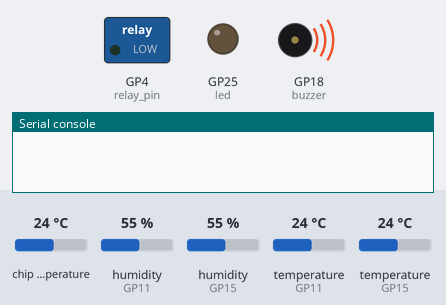
A program run on a simulated Raspberry Pi Pico running MicroPython. Parts: switched loads named in the program (green lamp = pin HIGH), output pins drawn as LEDs (lit = HIGH), buzzer (waves = sounding), the last lines printed to the serial console. Inputs (shaded band) come from the test bench; at power-on: chip temperature 24 °C, humidity (sensors on GP11, GP15) 55 %, temperature (sensors on GP11, GP15) 24 °C. At 13.0 s the program stops and its outputs stay as they are.

Above: at 0.1 s.
At 1.1 s:
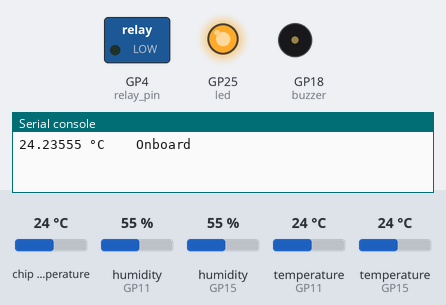
At 3.1 s:
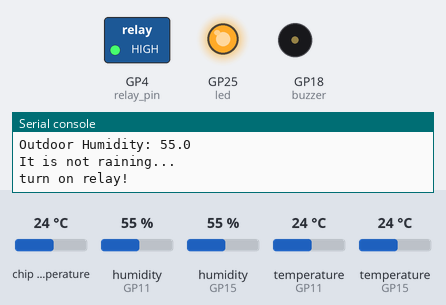
At 13.1 s:
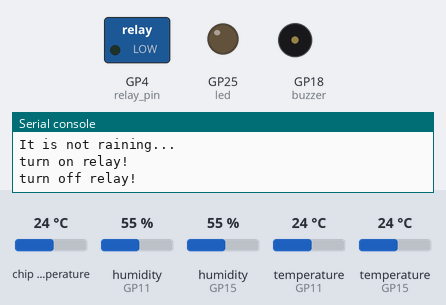
Timing chart, 0 to 14.5 s (numbered marks = the images above):
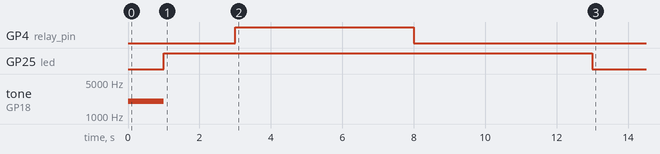

The program:

Auto_Thermostat_Sensor_Setup_And_Test.py
```python
# By, Known By Someone (Jeremiah B.)
# MicroPython

# Portions of code used from:  https://github.com/geeekpi/picokitadv
# Project_4_OLED096_alien_invater.py
# Project_15_DHT11_sensor.py
# Project_16 _1_channel_relay_module.py

# Automatic Thermostat using Raspberry Pi Pico

from machine import Pin, ADC, PWM
import utime as time
from dht import DHT11, InvalidChecksum
from time import sleep


# GPIO Pins used:
# GPIO #4 as ADC with internal temperature sensor
# GPIO #25 as togle for onboard LED
# GPIO #18 as ???? for Buzzer
# GPIO #11 and #15 as I2C data pins for DHT Temperature/Humidity sensor
# GPIO #0 as input "on" or "off" state for Rain Drop sensor
# GPIO #4 as togle for AC relay


# Buzzer setup
buzzer = PWM(Pin(18))

# Setup DHT Temperature/Humidity sensor !!!{Requires about one second after setup to read}!!!
# Pins 11, and 15 have the same capabilities.  11 is 15 on the board.  15 is 20 on the board.
DHTPin = Pin(15, Pin.OUT, Pin.PULL_DOWN)

# Setup Onboard LED
led = Pin(25, Pin.OUT)

# Setup internal Temperature sensor
sensor_temp = machine.ADC(4)

# Setup for Rain Drop sensor
water_sensor_DO = Pin(0, Pin.IN)

# Setup for Relay Signal pin
relay_pin = Pin(4, Pin.OUT)
# Try other pins beside #4 to reduce confusion with internal Temperature sensor which is also on #4


# Silence Buzzer
buzzer.duty_u16(0)
# Buzz Buzzer
buzzer.freq(2000)
buzzer.duty_u16(4000)

# Once Buzzer is started, this sleep() indicates how long to hold the buzz for this cycle.
sleep (1)
# Silence Buzzer
buzzer.duty_u16(0)


# Toggle Onboard LED using True and False
led.value(True)


# I am not sure what it is converting for at this stage
conversion_factor = 3.3 / (65535)
# This part converts to Celsius(sp?)
reading = sensor_temp.read_u16() * conversion_factor
temperature_c = 27 - (reading - 0.706)/0.001721

print(temperature_c, "°C    Onboard")


# Setup DHT Temperature/Humidity sensor !!!{Requires about one second after setup to read}!!!
# Pins 11, and 15 have the same capabilities.  11 is 15 on the board.  15 is 20 on the board.
DHTPin = Pin(11, Pin.OUT, Pin.PULL_DOWN)

# Read from DHT Temperature/Humidity sensor
# About 1 second is a necessary wait before reading from a DHT.
time.sleep(1)
sensor = DHT11(DHTPin)

indoor_temp = (sensor.temperature)
indoor_humid = (sensor.humidity)

print("Indoor Temperature: " + str(indoor_temp))
print("Indoor Humidity: " + str(indoor_humid))


# Setup DHT Temperature/Humidity sensor !!!{Requires about one second after setup to read}!!!
# Pins 11, and 15 have the same capabilities.  11 is 15 on the board.  15 is 20 on the board.
DHTPin = Pin(15, Pin.OUT, Pin.PULL_DOWN)

# Read from DHT Temperature/Humidity sensor
# About 1 second is a necessary wait before reading from a DHT.
time.sleep(1)
sensor = DHT11(DHTPin)

outdoor_temp = (sensor.temperature)
outdoor_humid = (sensor.humidity)

print("Outdoor Temperature: " + str(outdoor_temp))
print("Outdoor Humidity: " + str(outdoor_humid))


# Rain Drop sensor input
if water_sensor_DO.value() == 0:
    print("It is raining")
else:
    print("It is not raining...")


# Control Relay Signal pin
print("turn on relay!")
relay_pin.value(1)
sleep(5)
print("turn off relay!")
relay_pin.value(0)
sleep(5)


# Turn off LED when done
led.value(False)
```

Measured:
- by itself, GP4 (relay_pin): LOW → HIGH at 3.0 s, → LOW 5.0 s later
- by itself, GP25 (led): LOW → HIGH at 1.0 s, → LOW 12.0 s later
- by itself, tone on GP18 (buzzer): silent → 2000 Hz at 0.00 s, → silent 1.0 s later
